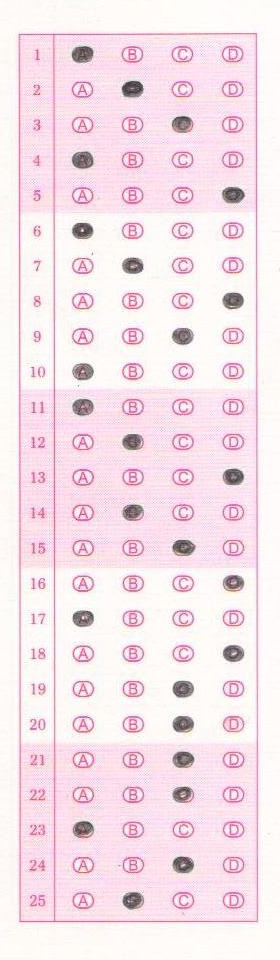
#> input picture omr.jpg, 280 x 960 px
$ jupyter execute corcles.ipynb
#> lines starting #> are read from the running program, lines starting #| are printed output that depends on the picture; after the words box and inside, x2 and y2 are one past the last pixel; in counts of white or black regions, pixels touching at a corner belong together
#> further down, img is the input picture: shape (960, 280, 3); mean B, G, R 233.9, 226.3, 244.8
[cell 1]
from __future__ import print_function
import cv2
import sys
import os
import math
from matplotlib import pyplot as plt
import numpy as np
import copy
from scipy import arange
INF=1e18

def show(img,name="tmp.jpg"):
    cv2.imwrite(name,img)
    if(name=="tmp.jpg"):
        os.system("xdg-open tmp.jpg")

def checkc(xc,yc,circles,dist):
    for (x,y,r) in circles:
        if( (x-xc)**2+(y-yc)**2<dist**2):
            return False
    return True


def hought(img,minref,minr,maxr,dist):
#> called with minref = 9, minr = 9, maxr = 11, dist = 35
    thres,resthres=cv2.threshold(img,150,255,cv2.THRESH_BINARY)
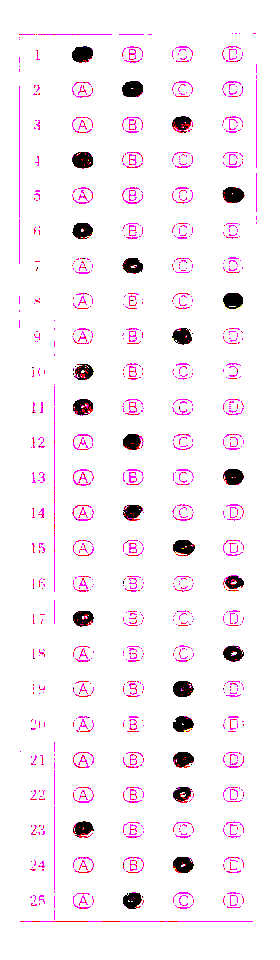
#> resthres: shape (960, 280, 3); mean B, G, R 247.5, 241.2, 249.7
    edges = cv2.Canny(resthres,200,255)
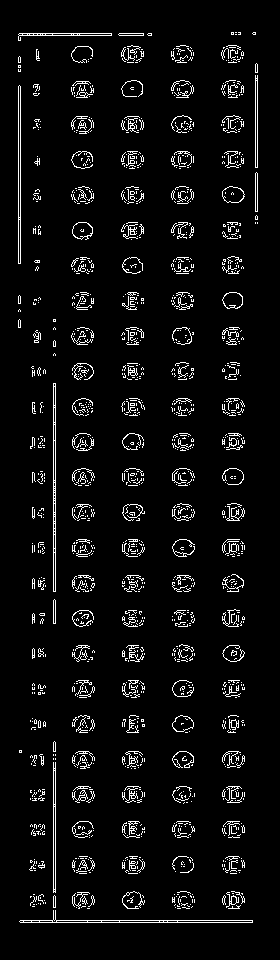
#> edges: shape (960, 280); 5.3% white in thin lines or dots, all inside (x1, y1, x2, y2) = (18, 32, 258, 923)
    show(edges,"edges.jpg")
    radius=[minr,maxr,1]
    X,Y,c=img.shape
#> X = 960; Y = 280; c = 3
    data=np.array([[[0]*(radius[1]-radius[0]+1)]*Y]*X)


    # In[224]:

    for i in range(X):
        for j in range(Y):
            if(edges[i][j]!=0):
                for r in range(radius[0],radius[1],radius[2]):
                    for x in range(i-r,i+r):
                        if(x>=0 and x<X):
                            ysq=r**2-(x-i)**2
                            if(ysq>0):
                                y=ysq**0.5+j
                                y=int(y)
                                if(0<=y<Y):
                                    data[x][y][r-radius[0]]+=1
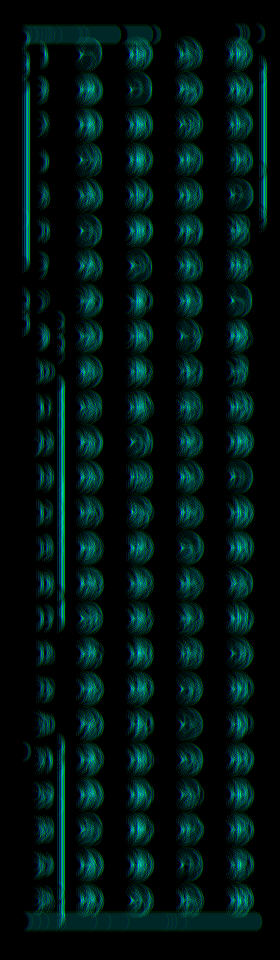
#> data: shape (960, 280, 3) int64; mean of channels 0, 1, 2 0.9, 1.01, 0; drawn with min black and max white

    maxv=-1e18
    ans=[0,0,0]
    dt=[]
    for i in range(X):
        for j in range(Y):
            for r in range(0,radius[1]-radius[0]+1,radius[2]):
                dt.append([data[i][j][r],i,j,r])

    dt=sorted(dt, key=lambda student: student[0],reverse=True)


    circles=[]


    for i in range(len(dt)):
        if(dt[i][0]<minref):
            break
        if(checkc(dt[i][2],dt[i][1],circles,dist)):
            circles.append([dt[i][2],dt[i][1],dt[i][3]+radius[0]])


    return circles

[cell 2]
img=cv2.imread("omr.jpg")
#def hought(img,minref,minr,maxr,dist):

circles=hought(img,9,9,11,35)
#> circles = 101 items, first 6: [231, 300, 9], [131, 511, 9], [181, 548, 9], [88, 690, 9], [237, 794, 9], [237, 829, 9]
out=img.copy()
for (x, y, r) in circles:
    cv2.circle(out, (x, y), r, (0, 255, 0), 4)
#> this loop made 101 passes
#> (x, y, r) on passes 1 to 12: (231, 300, 9), (131, 511, 9), (181, 548, 9), (88, 690, 9), (237, 794, 9), (237, 829, 9), (138, 865, 10), (240, 901, 10), (136, 52, 9), (239, 53, 10), (138, 123, 9), (239, 123, 10)
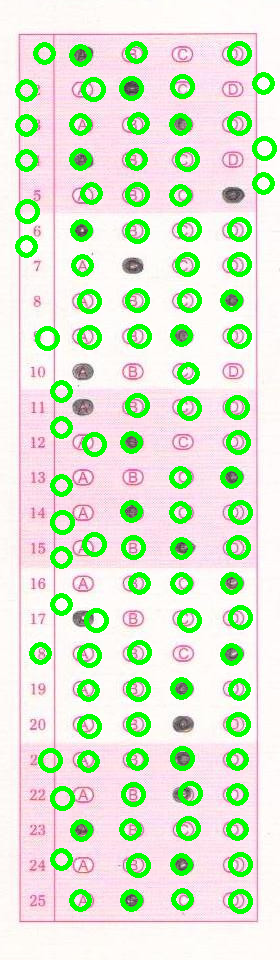
#> out: shape (960, 280, 3); 11.1% of pixels changed, all inside (x1, y1, x2, y2) = (15, 41, 277, 914)

show(out)
